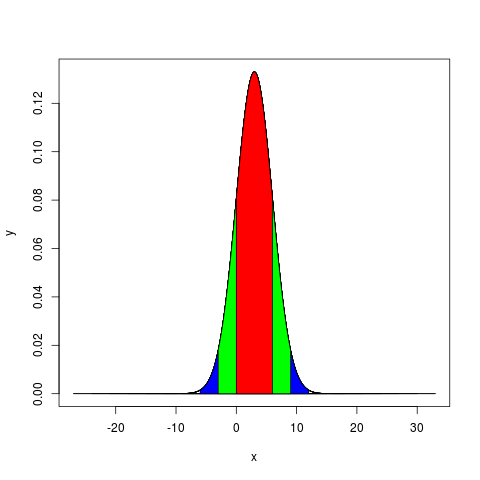

R code for this plot:
# Aufgabe 7

library(ggplot2)

png(filename="Gaussian-k-sigma.png")

# Parameters
mu = 3
sigma = 3

step_size = 0.05
k = 10

# Logic
x = seq(from=mu-k*sigma, to=mu+k*sigma, by=step_size)
dens = dnorm(x, mean=mu, sd=sigma)

d <- data.frame(x=x, y=dens)
plot(d, type="lines")

for (k in k:1) {
    print(paste("k=", k, ", P(...)=",
                pnorm(mu+k*sigma, mean=mu, sd=sigma) -
                pnorm(mu-k*sigma, mean=mu, sd=sigma)))

    k1start = mu - k*sigma
    k1end = mu + k*sigma
    cord.x <- c(k1start, seq(k1start, k1end, step_size), k1end)
    cord.y <- c(0,dnorm(seq(k1start, k1end, step_size), mean=mu, sd=sigma),0)
    polygon(cord.x, cord.y, col=rainbow(3)[k])
}

dev.off()